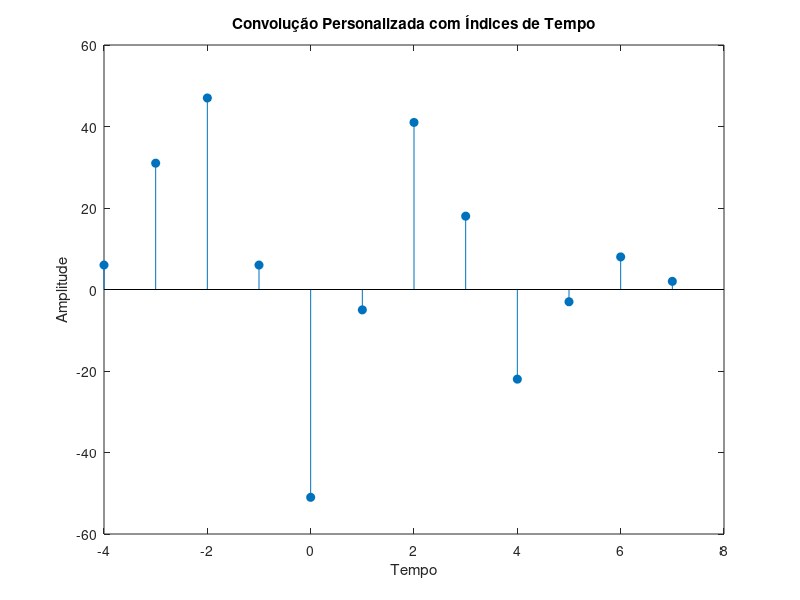

The MATLAB script that drew this image:
clc; clear; close all;

function [outputSignal, outputTime] = customConvolution(inputSignal, impulseResponse, inputTime, impulseTime)
    % Calcula o novo intervalo de tempo para a convolução
    outputTimeMin = inputTime(1) + impulseTime(1);
    outputTimeMax = inputTime(end) + impulseTime(end);
    outputTime = outputTimeMin:outputTimeMax;

    % Realiza a convolução
    outputSignal = conv(inputSignal, impulseResponse);
end

% Teste da função de convolução personalizada
inputTime = -3:3;   % Índices de tempo para x
impulseTime = -1:4; % Índices de tempo para h
% Define os sinais
inputSignal = [3, 11, 7, 0, -1, 4, 2];
impulseResponse = [2, 3, 0, -5, 2, 1];

% Chama a função de convolução personalizada
[outputSignal, outputTime] = customConvolution(inputSignal, impulseResponse, inputTime, impulseTime);

% Plota o resultado
stem(outputTime, outputSignal, 'filled');
title('Convolução Personalizada com Índices de Tempo');
xlabel('Tempo');
ylabel('Amplitude');

